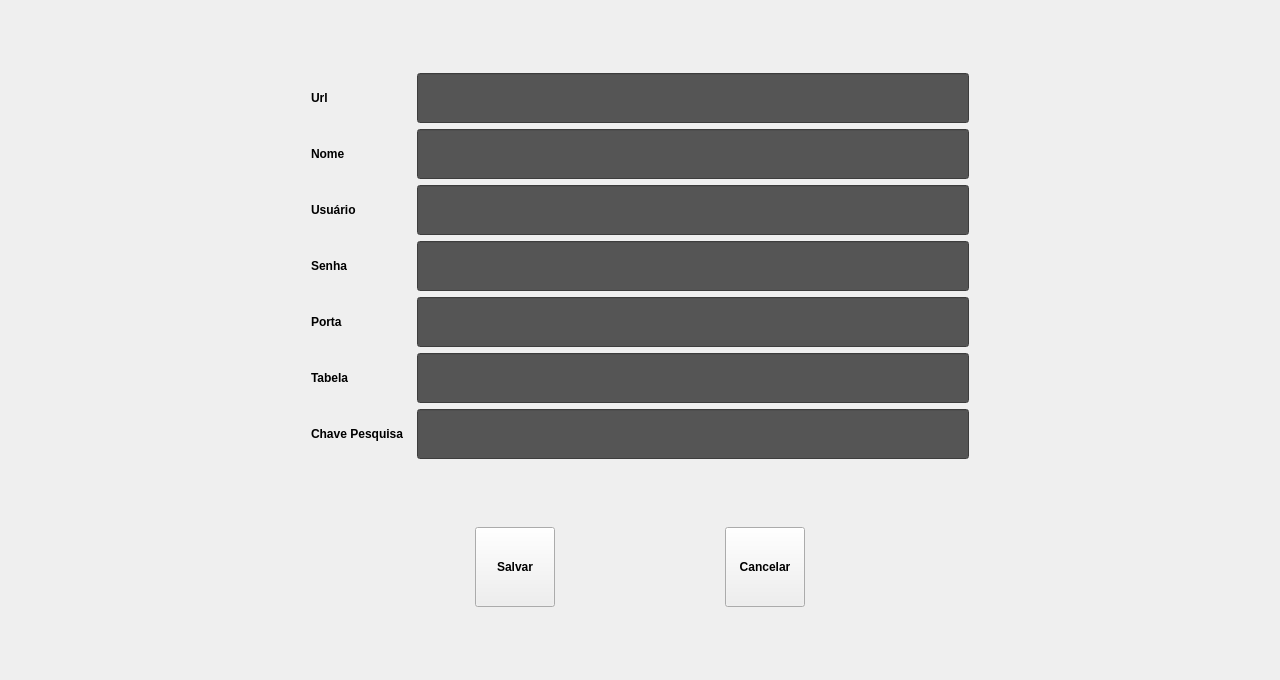
<?xml version="1.0" encoding="UTF-8"?>
<ui version="4.0">
 <class>ConfigDataBase</class>
 <widget class="QWidget" name="ConfigDataBase">
  <property name="geometry">
   <rect>
    <x>0</x>
    <y>0</y>
    <width>1280</width>
    <height>680</height>
   </rect>
  </property>
  <property name="windowTitle">
   <string>Form</string>
  </property>
  <layout class="QVBoxLayout" name="verticalLayout_3">
   <item>
    <layout class="QHBoxLayout" name="horizontalLayout_9" stretch="0,1,0">
     <item>
      <spacer name="horizontalSpacer_4">
       <property name="orientation">
        <enum>Qt::Horizontal</enum>
       </property>
       <property name="sizeType">
        <enum>QSizePolicy::Fixed</enum>
       </property>
       <property name="sizeHint" stdset="0">
        <size>
         <width>300</width>
         <height>20</height>
        </size>
       </property>
      </spacer>
     </item>
     <item>
      <layout class="QVBoxLayout" name="verticalLayout_2">
       <item>
        <spacer name="verticalSpacer_2">
         <property name="orientation">
          <enum>Qt::Vertical</enum>
         </property>
         <property name="sizeHint" stdset="0">
          <size>
           <width>20</width>
           <height>40</height>
          </size>
         </property>
        </spacer>
       </item>
       <item>
        <layout class="QVBoxLayout" name="verticalLayout">
         <item>
          <layout class="QHBoxLayout" name="horizontalLayout">
           <item>
            <widget class="QLabel" name="lbl_Endereco">
             <property name="minimumSize">
              <size>
               <width>100</width>
               <height>0</height>
              </size>
             </property>
             <property name="font">
              <font>
               <weight>75</weight>
               <bold>true</bold>
              </font>
             </property>
             <property name="text">
              <string>Url</string>
             </property>
            </widget>
           </item>
           <item>
            <widget class="QLineEdit" name="le_url">
             <property name="minimumSize">
              <size>
               <width>0</width>
               <height>50</height>
              </size>
             </property>
             <property name="font">
              <font>
               <pointsize>20</pointsize>
               <weight>75</weight>
               <bold>true</bold>
              </font>
             </property>
             <property name="styleSheet">
              <string notr="true">background-color: rgb(85, 85, 85);
color: rgb(255, 255, 255);</string>
             </property>
             <property name="alignment">
              <set>Qt::AlignCenter</set>
             </property>
            </widget>
           </item>
          </layout>
         </item>
         <item>
          <layout class="QHBoxLayout" name="horizontalLayout_2">
           <item>
            <widget class="QLabel" name="lbl_Nome">
             <property name="minimumSize">
              <size>
               <width>100</width>
               <height>0</height>
              </size>
             </property>
             <property name="font">
              <font>
               <weight>75</weight>
               <bold>true</bold>
              </font>
             </property>
             <property name="text">
              <string>Nome</string>
             </property>
            </widget>
           </item>
           <item>
            <widget class="QLineEdit" name="le_name">
             <property name="minimumSize">
              <size>
               <width>0</width>
               <height>50</height>
              </size>
             </property>
             <property name="font">
              <font>
               <pointsize>20</pointsize>
               <weight>75</weight>
               <bold>true</bold>
              </font>
             </property>
             <property name="styleSheet">
              <string notr="true">background-color: rgb(85, 85, 85);
color: rgb(255, 255, 255);</string>
             </property>
             <property name="alignment">
              <set>Qt::AlignCenter</set>
             </property>
            </widget>
           </item>
          </layout>
         </item>
         <item>
          <layout class="QHBoxLayout" name="horizontalLayout_5">
           <item>
            <widget class="QLabel" name="lbl_user">
             <property name="minimumSize">
              <size>
               <width>100</width>
               <height>0</height>
              </size>
             </property>
             <property name="font">
              <font>
               <weight>75</weight>
               <bold>true</bold>
              </font>
             </property>
             <property name="text">
              <string>Usuário</string>
             </property>
            </widget>
           </item>
           <item>
            <widget class="QLineEdit" name="le_user">
             <property name="minimumSize">
              <size>
               <width>0</width>
               <height>50</height>
              </size>
             </property>
             <property name="font">
              <font>
               <pointsize>20</pointsize>
               <weight>75</weight>
               <bold>true</bold>
              </font>
             </property>
             <property name="styleSheet">
              <string notr="true">background-color: rgb(85, 85, 85);
color: rgb(255, 255, 255);</string>
             </property>
             <property name="alignment">
              <set>Qt::AlignCenter</set>
             </property>
            </widget>
           </item>
          </layout>
         </item>
         <item>
          <layout class="QHBoxLayout" name="horizontalLayout_3">
           <item>
            <widget class="QLabel" name="lbl_Senha">
             <property name="minimumSize">
              <size>
               <width>100</width>
               <height>0</height>
              </size>
             </property>
             <property name="font">
              <font>
               <weight>75</weight>
               <bold>true</bold>
              </font>
             </property>
             <property name="text">
              <string>Senha</string>
             </property>
            </widget>
           </item>
           <item>
            <widget class="QLineEdit" name="le_password">
             <property name="minimumSize">
              <size>
               <width>0</width>
               <height>50</height>
              </size>
             </property>
             <property name="font">
              <font>
               <pointsize>20</pointsize>
               <weight>75</weight>
               <bold>true</bold>
              </font>
             </property>
             <property name="styleSheet">
              <string notr="true">background-color: rgb(85, 85, 85);
color: rgb(255, 255, 255);</string>
             </property>
             <property name="alignment">
              <set>Qt::AlignCenter</set>
             </property>
            </widget>
           </item>
          </layout>
         </item>
         <item>
          <layout class="QHBoxLayout" name="horizontalLayout_4">
           <item>
            <widget class="QLabel" name="lbl_Porta">
             <property name="minimumSize">
              <size>
               <width>100</width>
               <height>0</height>
              </size>
             </property>
             <property name="font">
              <font>
               <weight>75</weight>
               <bold>true</bold>
              </font>
             </property>
             <property name="text">
              <string>Porta</string>
             </property>
            </widget>
           </item>
           <item>
            <widget class="QLineEdit" name="le_port">
             <property name="minimumSize">
              <size>
               <width>0</width>
               <height>50</height>
              </size>
             </property>
             <property name="font">
              <font>
               <pointsize>20</pointsize>
               <weight>75</weight>
               <bold>true</bold>
              </font>
             </property>
             <property name="styleSheet">
              <string notr="true">background-color: rgb(85, 85, 85);
color: rgb(255, 255, 255);</string>
             </property>
             <property name="alignment">
              <set>Qt::AlignCenter</set>
             </property>
            </widget>
           </item>
          </layout>
         </item>
         <item>
          <layout class="QHBoxLayout" name="horizontalLayout_6">
           <item>
            <widget class="QLabel" name="lbl_table">
             <property name="minimumSize">
              <size>
               <width>100</width>
               <height>0</height>
              </size>
             </property>
             <property name="font">
              <font>
               <weight>75</weight>
               <bold>true</bold>
              </font>
             </property>
             <property name="text">
              <string>Tabela</string>
             </property>
            </widget>
           </item>
           <item>
            <widget class="QLineEdit" name="le_table">
             <property name="minimumSize">
              <size>
               <width>0</width>
               <height>50</height>
              </size>
             </property>
             <property name="font">
              <font>
               <pointsize>20</pointsize>
               <weight>75</weight>
               <bold>true</bold>
              </font>
             </property>
             <property name="styleSheet">
              <string notr="true">background-color: rgb(85, 85, 85);
color: rgb(255, 255, 255);</string>
             </property>
             <property name="alignment">
              <set>Qt::AlignCenter</set>
             </property>
            </widget>
           </item>
          </layout>
         </item>
         <item>
          <layout class="QHBoxLayout" name="horizontalLayout_7">
           <item>
            <widget class="QLabel" name="lbl_parameter_search">
             <property name="minimumSize">
              <size>
               <width>100</width>
               <height>0</height>
              </size>
             </property>
             <property name="font">
              <font>
               <weight>75</weight>
               <bold>true</bold>
              </font>
             </property>
             <property name="text">
              <string>Chave Pesquisa</string>
             </property>
            </widget>
           </item>
           <item>
            <widget class="QLineEdit" name="le_parameter_search">
             <property name="minimumSize">
              <size>
               <width>0</width>
               <height>50</height>
              </size>
             </property>
             <property name="font">
              <font>
               <pointsize>20</pointsize>
               <weight>75</weight>
               <bold>true</bold>
              </font>
             </property>
             <property name="styleSheet">
              <string notr="true">background-color: rgb(85, 85, 85);
color: rgb(255, 255, 255);</string>
             </property>
             <property name="alignment">
              <set>Qt::AlignCenter</set>
             </property>
            </widget>
           </item>
          </layout>
         </item>
        </layout>
       </item>
       <item>
        <spacer name="verticalSpacer">
         <property name="orientation">
          <enum>Qt::Vertical</enum>
         </property>
         <property name="sizeHint" stdset="0">
          <size>
           <width>20</width>
           <height>40</height>
          </size>
         </property>
        </spacer>
       </item>
       <item>
        <layout class="QHBoxLayout" name="horizontalLayout_8">
         <item>
          <spacer name="horizontalSpacer">
           <property name="orientation">
            <enum>Qt::Horizontal</enum>
           </property>
           <property name="sizeHint" stdset="0">
            <size>
             <width>40</width>
             <height>20</height>
            </size>
           </property>
          </spacer>
         </item>
         <item>
          <widget class="ButtonBeR" name="btn_save">
           <property name="minimumSize">
            <size>
             <width>60</width>
             <height>80</height>
            </size>
           </property>
           <property name="font">
            <font>
             <weight>75</weight>
             <bold>true</bold>
            </font>
           </property>
           <property name="text">
            <string>Salvar</string>
           </property>
           <property name="icon">
            <iconset resource="../res/icons.qrc">
             <normaloff>:/icons/MD-disc-3-5.png</normaloff>:/icons/MD-disc-3-5.png</iconset>
           </property>
           <property name="bgIcon">
            <iconset resource="../res/icons.qrc">
             <normaloff>:/icons/bt-blank.png</normaloff>
             <normalon>:/icons/bt-blank_pressed.png</normalon>:/icons/bt-blank.png</iconset>
           </property>
           <property name="bgIconSize">
            <size>
             <width>60</width>
             <height>60</height>
            </size>
           </property>
          </widget>
         </item>
         <item>
          <spacer name="horizontalSpacer_3">
           <property name="orientation">
            <enum>Qt::Horizontal</enum>
           </property>
           <property name="sizeHint" stdset="0">
            <size>
             <width>40</width>
             <height>20</height>
            </size>
           </property>
          </spacer>
         </item>
         <item>
          <widget class="ButtonBeR" name="btn_cancel">
           <property name="minimumSize">
            <size>
             <width>60</width>
             <height>80</height>
            </size>
           </property>
           <property name="font">
            <font>
             <weight>75</weight>
             <bold>true</bold>
            </font>
           </property>
           <property name="text">
            <string>Cancelar</string>
           </property>
           <property name="icon">
            <iconset resource="../res/icons.qrc">
             <normaloff>:/icons/cancel.png</normaloff>:/icons/cancel.png</iconset>
           </property>
           <property name="bgIcon">
            <iconset resource="../res/icons.qrc">
             <normaloff>:/icons/bt-blank.png</normaloff>
             <normalon>:/icons/bt-blank_pressed.png</normalon>:/icons/bt-blank.png</iconset>
           </property>
           <property name="bgIconSize">
            <size>
             <width>60</width>
             <height>60</height>
            </size>
           </property>
          </widget>
         </item>
         <item>
          <spacer name="horizontalSpacer_2">
           <property name="orientation">
            <enum>Qt::Horizontal</enum>
           </property>
           <property name="sizeHint" stdset="0">
            <size>
             <width>40</width>
             <height>20</height>
            </size>
           </property>
          </spacer>
         </item>
        </layout>
       </item>
       <item>
        <spacer name="verticalSpacer_3">
         <property name="orientation">
          <enum>Qt::Vertical</enum>
         </property>
         <property name="sizeHint" stdset="0">
          <size>
           <width>20</width>
           <height>40</height>
          </size>
         </property>
        </spacer>
       </item>
      </layout>
     </item>
     <item>
      <spacer name="horizontalSpacer_5">
       <property name="orientation">
        <enum>Qt::Horizontal</enum>
       </property>
       <property name="sizeHint" stdset="0">
        <size>
         <width>300</width>
         <height>20</height>
        </size>
       </property>
      </spacer>
     </item>
    </layout>
   </item>
  </layout>
 </widget>
 <customwidgets>
  <customwidget>
   <class>ButtonBeR</class>
   <extends>QPushButton</extends>
   <header>buttonber.h</header>
  </customwidget>
 </customwidgets>
 <resources>
  <include location="../res/icons.qrc"/>
 </resources>
 <connections/>
</ui>
